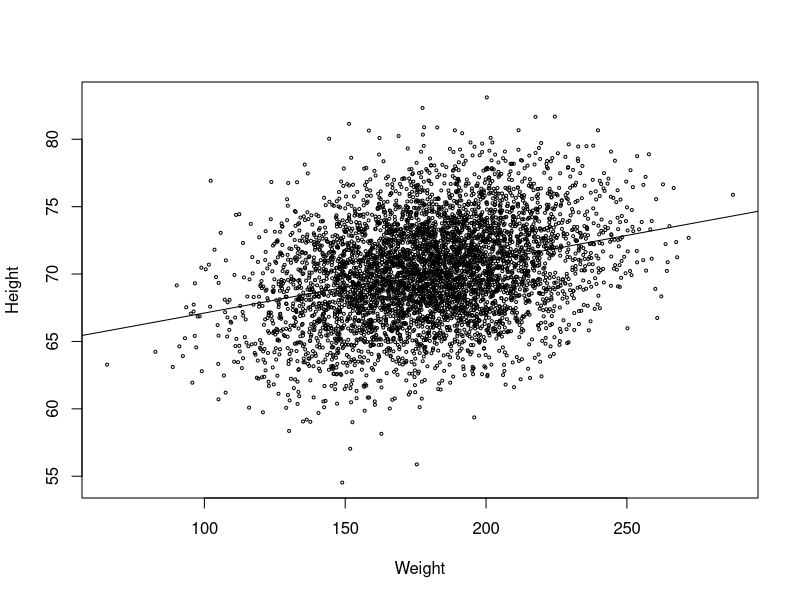
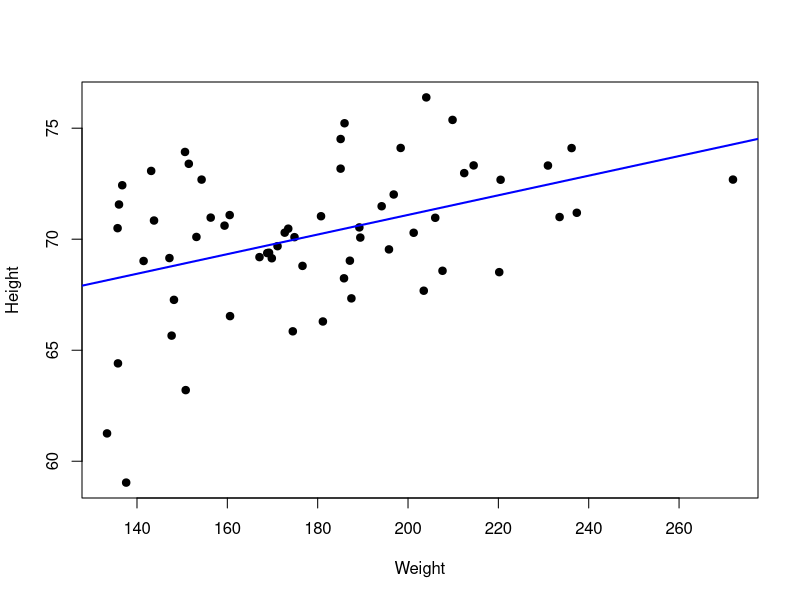
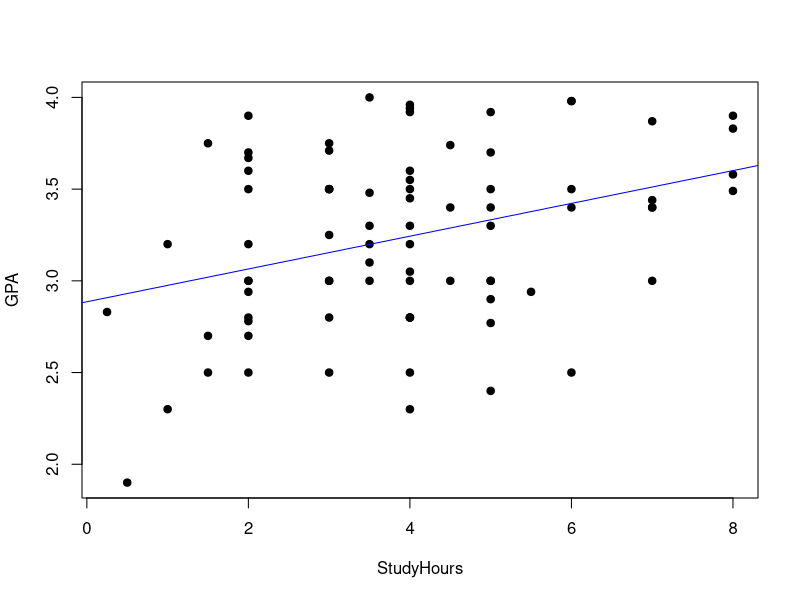

The R source for these figures, in order:
## ---- chunk 1
# generate artifical population of size N=5000 based on characteristics 
# of the real data in "bodyfat.csv" focusing on height vs. weight
# 178.9244=mean(bodyfatData$Weight), 29.38916=sd(bodyfatData$Weight)
# 3.491=s, ,63.270=beta0hat, 0.0384=beta1hat from lm(Height~Weight,data=bodyfatData)
set.seed(11)
Weight=rnorm(5000,178.9244,29.38916)
Error=rnorm(5000,0,3.491)
Height=63.270+0.0384*Weight+Error
set.seed(NULL)

## ---- chunk 2
par(mfrow=c(1,1))
plot(Weight, Height, cex=0.4)
abline(63.270,0.0384)

## ---- chunk 3
set.seed(15)
index1=sample(1:5000,60)
weight1=Weight[index1]
height1=Height[index1]

## ---- chunk 4
weight=weight1
height=height1

fit=lm(height~weight)

#fitted line plot and model summary for our "real" sample
par(mfrow=c(1,1))
plot(weight,height,col='black',pch=19,cex=1,ylab='Height',xlab='Weight')
abline(fit, col='blue',lwd=2)

#model summary
summary(fit)
## ---- chunk 5
(t<-(0.04418-0)/0.01271)

## ---- chunk 6
summary(fit)

## ---- chunk 7
#RMSE 
summary(fit)$sigma

#MSE
summary(fit)$sigma^2

## ---- chunk 8
#X=model.matrix( lm(height ~ weight) )
X=model.matrix(fit)
X

## ---- chunk 9
solve(t(X) %*% X)

## ---- chunk 10
3.024*sqrt(1.766444e-05)

## ---- chunk 11
(t=(0.04418-0.02)/0.01271)
pt(t,df=60-1-1,lower.tail=FALSE)
#or
pt(1.9, df=58, lower.tail=FALSE)

## ---- chunk 12
setwd(dirname(rstudioapi::getActiveDocumentContext()$path))
UOPgpaData = read.table('UOPgpa.txt', header=TRUE, sep="\t")

## ---- chunk 13
par(mfrow=c(1,1))
plot(GPA~StudyHours,data=UOPgpaData,pch=19,col='black')
UOPgpa.fit=lm(GPA~StudyHours,data=UOPgpaData)
abline(UOPgpa.fit,col='blue')
summary(UOPgpa.fit)

## ---- chunk 14
#Correlation
cor(UOPgpaData$StudyHours, UOPgpaData$GPA)

#Correlation squared
cor(UOPgpaData$StudyHours, UOPgpaData$GPA)^2
#this is the same values of R-squared in the output from the model

## ---- chunk 15
t = (0.08938/0.02771)
t
## ---- chunk 16
tstar=qt(p=0.975, df=80-2);tstar

## ---- chunk 17
0.08938 + 1.990847*(0.02771)
0.08938 - 1.990847*(0.02771)

## ---- chunk 18
confint(UOPgpa.fit,level=0.95)

## ---- chunk 19
#setwd(dirname(rstudioapi::getActiveDocumentContext()$path)) 
AdvData=read.table("Advertising.txt",header=T, sep='\t')
str(AdvData)

## ---- chunk 20

## ---- chunk 21


## ---- chunk 22


## ---- chunk 23
